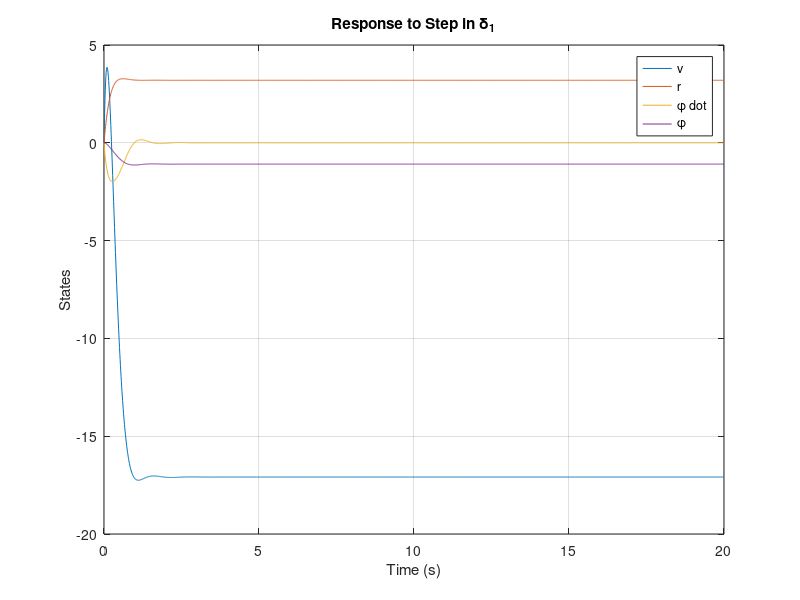

Reproduce this figure in MATLAB.
clc
close all
clear 
%% Final Sim 
g = 32.17;

W =  3000; %lb
Ws = 2700; %lb

m = W/g; % slugs
ms = Ws/g; % 

x1 = 3.5; % ft
x2 = -4.5; 
h = -1.2;
t =6;
c = 0.5;

Iz = 40000/g; %slug ft^2
Ix = 15000/g; 

dphiF = 8000;%lb-ft
dphiR = 5000;

ddphiF = 1000;%lb-ft/s
ddphiR = 500;

% linear tires
c1 = 140 *(180/pi);% slug/rad
c2=c1;

ca = c1+c2;
cb = x1*c1+x2*c2;
cc = x1^2*c1+x2^2*c2;

cPhi1 = 0;
cPhi2 = 0;

K = dphiF+dphiR;
D = ddphiF+ddphiR;



Ux = 30; %MPH
Ux = Ux * (5280/3600);%ft/s



M1 = [m 0 -ms*h;0 Iz -ms*h*c; -ms*h -ms*h*c Ix];
M2 = [-ca/Ux (-cb/Ux)-m*Ux 0 cPhi1+cPhi2;
      -cb/Ux -cc/Ux 0 x1*cPhi1+x2*cPhi2;
      0 ms*h*Ux -D -K];
M3 = [c1 c2; x1*c1 x2*c2; 0 0];

% ss
A = [M1\M2; 0 0 1 0];
B = [M1\M3; 0 0];


eigan = eigs(A)



% sim 
t_sim = 0:0.01:20;   % 5 seconds

% step magnitude (radians)
delta1_step = 45*pi/180;   % 45 deg step in rads

% input matrix [delta1, delta2]
u = zeros(length(t_sim),2);
u(:,1) = delta1_step;   % step in delta1
u(:,2) = 0;             % delta2 = 0

% initial condition
x0 = zeros(4,1);

% create state-space system
sys = ss(A,B,eye(4),zeros(4,2));

% simulate
[x,t_out] = lsim(sys,u,t_sim,x0);

% plot
figure
plot(t_out,x)
legend('v','r','\phi dot','\phi')
xlabel('Time (s)')
ylabel('States')
title('Response to Step in \delta_1')
grid on
